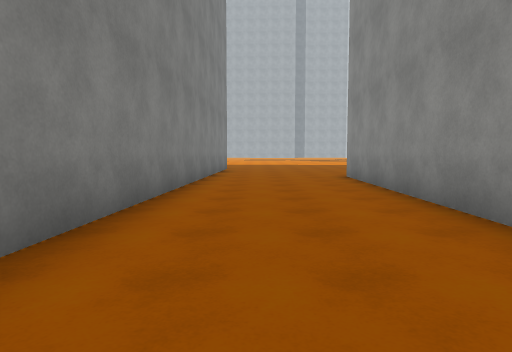
[1] (above)

24 first-person views from a walk through a scene from a Unity 3-D project. The camera is 1.3 m above the floor, tilts 4° down and sees 75° across. The floor is counted in squares, 2 m on a side. Each view is taken from the middle of a square. On the plan, view 1 faces up. The plan holds only what a view shows up to about 10 squares ahead; the rest is blank. The place goes on beyond the plan. The player is left out. Some animated figures are not drawn. Some surface patterns are stand-ins.

[2]
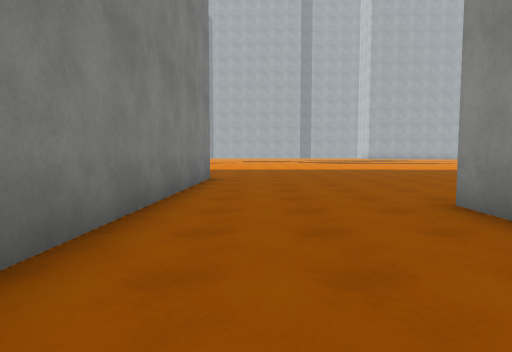

[3]
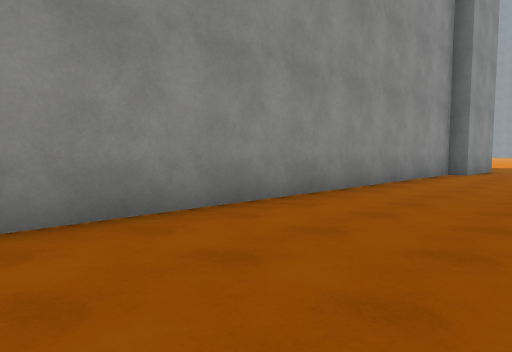

[4]
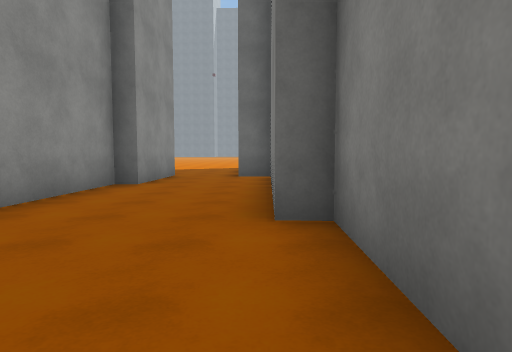

[5]
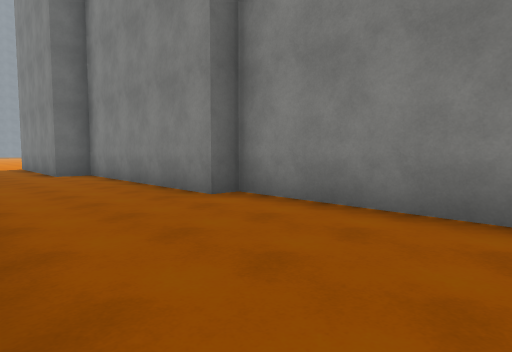

[6]
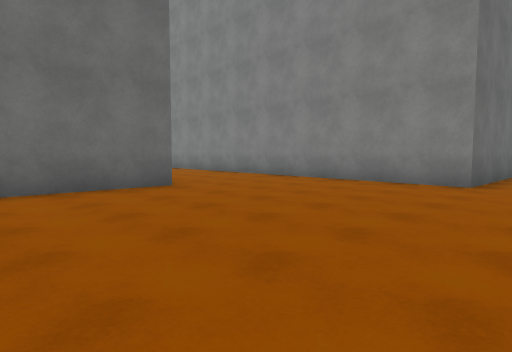

[7]
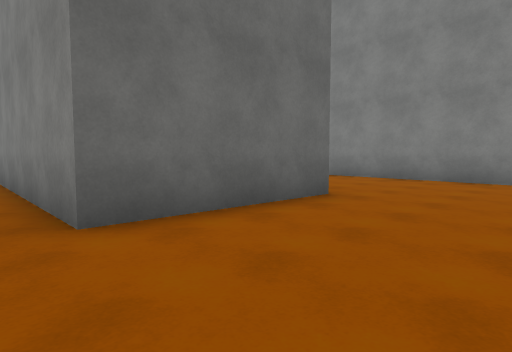

[8]
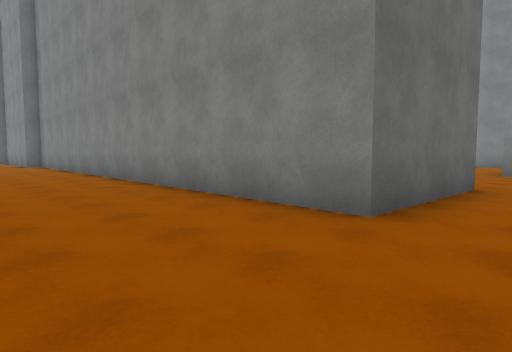

[9]
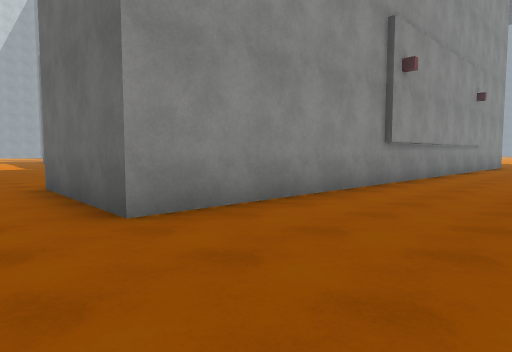

[10]
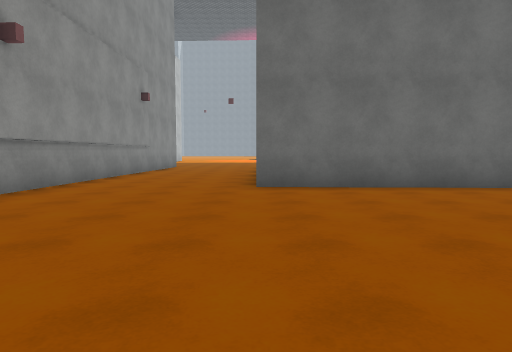

[11]
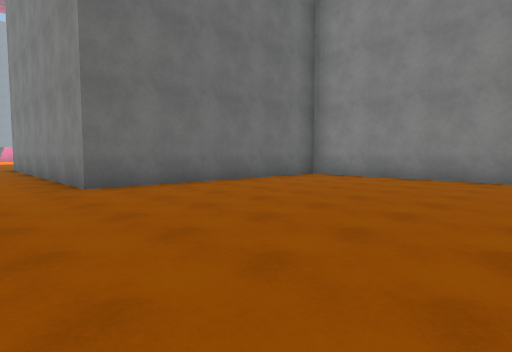

[12]
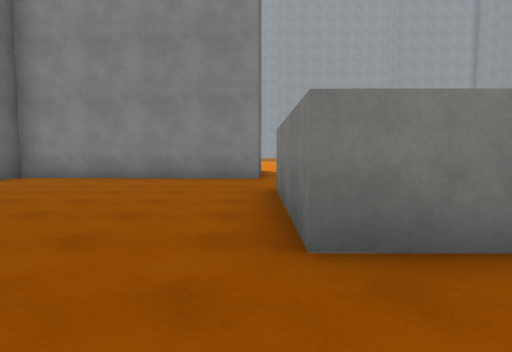

[13]
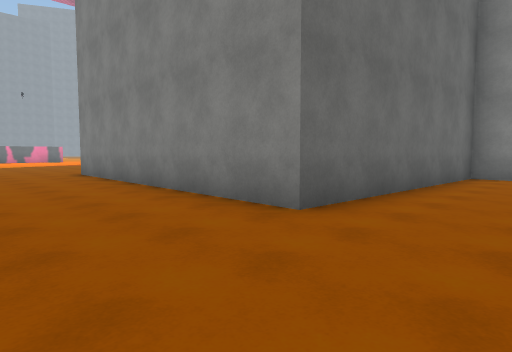

[14]
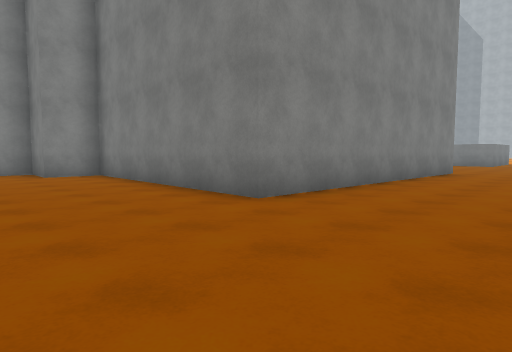

[15]
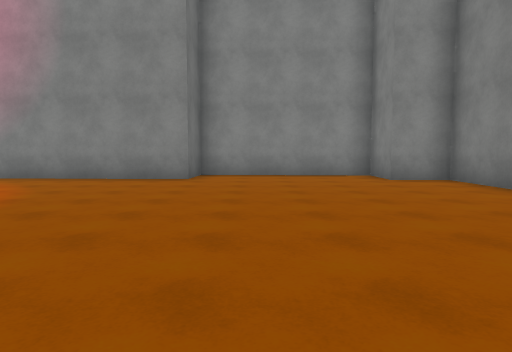

[16]
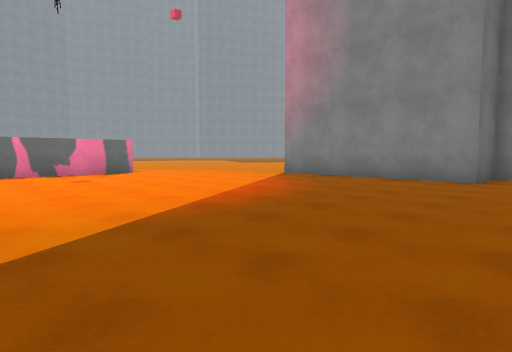

[17]
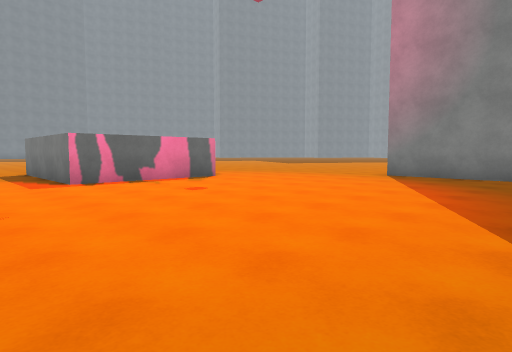

[18]
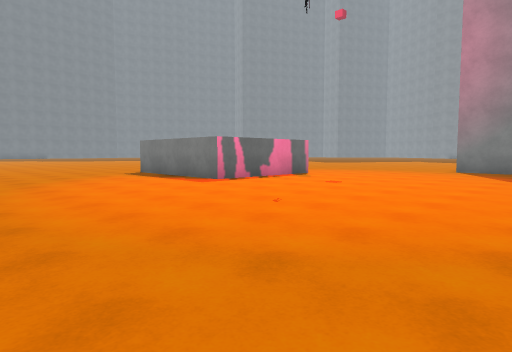

[19]
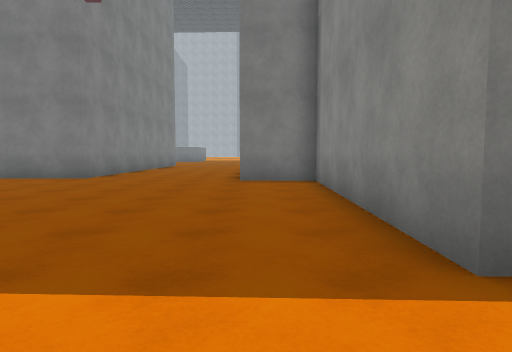

[20]
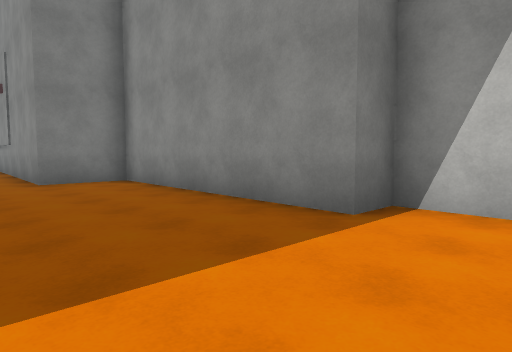

[21]
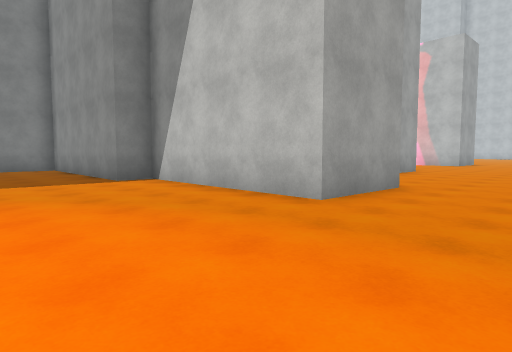

[22]
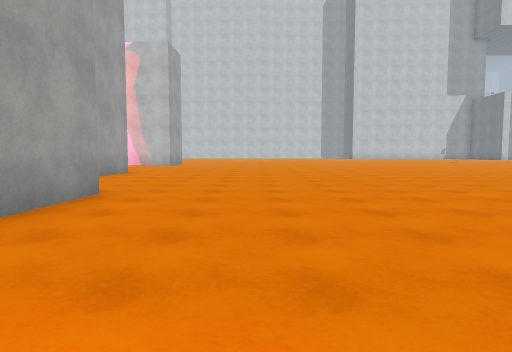

[23]
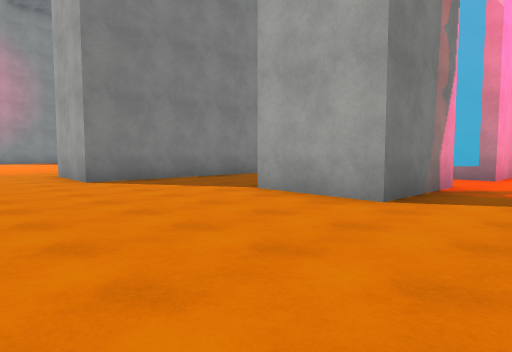

[24]
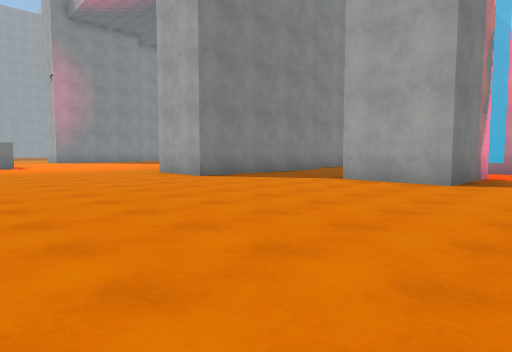

### Floor plan
Points are (right, up) in squares from view 1. A wall is a line through its corners. A room is listed if a view was taken in it or the views show most of it. See-through windows are left out.
Room 1 (views 1, 2, 3, 4, 5, 6, 7, 8)
walls: (-4.8, 13.6) (-1.2, 13.5) (-1.7, -2.1) (-1.2, -2.2) (-1.4, -8.1) (-0.5, -8.1); (1.9, -5.9) (2.5, 9.1) (6.1, 9) (5.9, 3.6); (1.3, -8.5) (1.4, -5.9)
ways out: opening at (-4.5, 14.5) to room 2; opening at (0.5, -8) to room 2
Room 2 (views 9, 10, 11, 12, 13, 14, 15, 16, 17, 18, 19, 20, 21, 22, 23, 24)
walls: (-12.9, -16.4) (-9.1, -16.4) (-9.1, -20.5); (-0.5, -8.1) (-0.7, -13.5) (-3.1, -13.4) (-2.9, -8.3) (-3.8, -8.3) (-3.6, -2.3) (-5.4, -2.2) (-4.8, 13.6); (5.2, -8.9) (5.1, -11.7) (2.6, -11.6); (5.6, -5.2) (5.5, -6.9) (4.5, -6.8); (-15.4, 13.1) (-15.6, 6.9) (-9.2, 6.7) (-9.2, -1.6) (-15.9, -1.4) (-16, -2.8) (-17.5, -2.7) (-17.7, -7.5) (-16.2, -7.5) (-16.4, -13.1); (-9.1, 14.7) (-9.1, 13.3) (-12.8, 13.4)
ways out: opening at (-4.5, 14.5) to room 1; opening at (0.5, -8) to room 1

Positions as (right, up) in squares from view 1, and headings:
1: (0, 0), facing up
2: (0, 5), facing up
3: (-1, 5), facing down-right
4: (-1, 1), facing down
5: (2, 2), facing down-left
6: (6, 15), facing down-left
7: (7, 12), facing down-left
8: (2, 15), facing down-left
9: (-8, 15), facing down-right
10: (-9, 13), facing down
11: (-7, 13), facing down-left
12: (-7, 13), facing left
13: (-6, 9), facing down-left
14: (-6, -5), facing up-left
15: (-8, -6), facing left
16: (-8, -6), facing down-left
17: (-7, -9), facing down-left
18: (-4, -10), facing down-left
19: (-5, -10), facing up
20: (-7, -10), facing up-right
21: (-7, -16), facing up-right
22: (-6, -16), facing right
23: (7, -16), facing up-left
24: (7, -19), facing up-left
